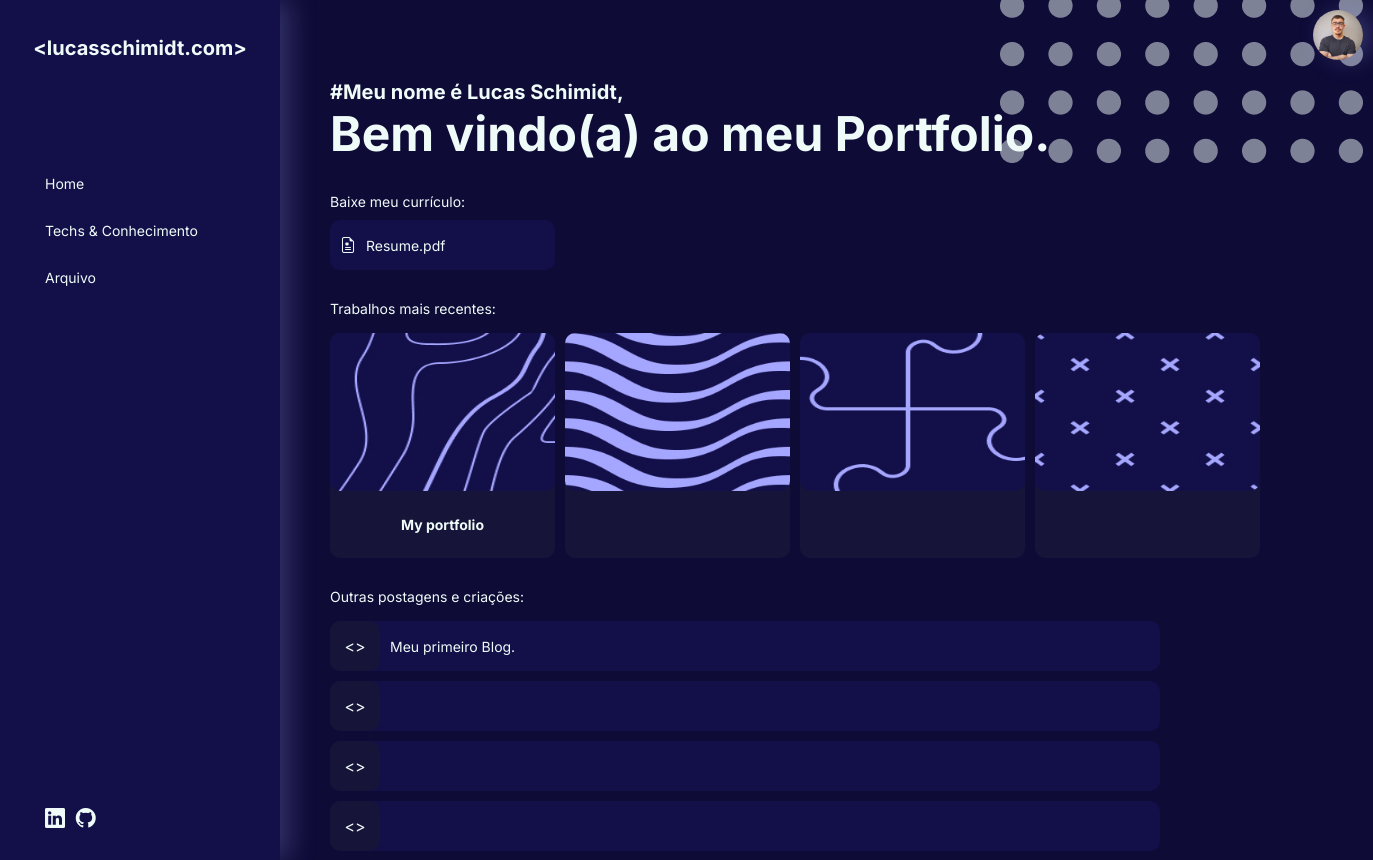
Before: / with the older database file.
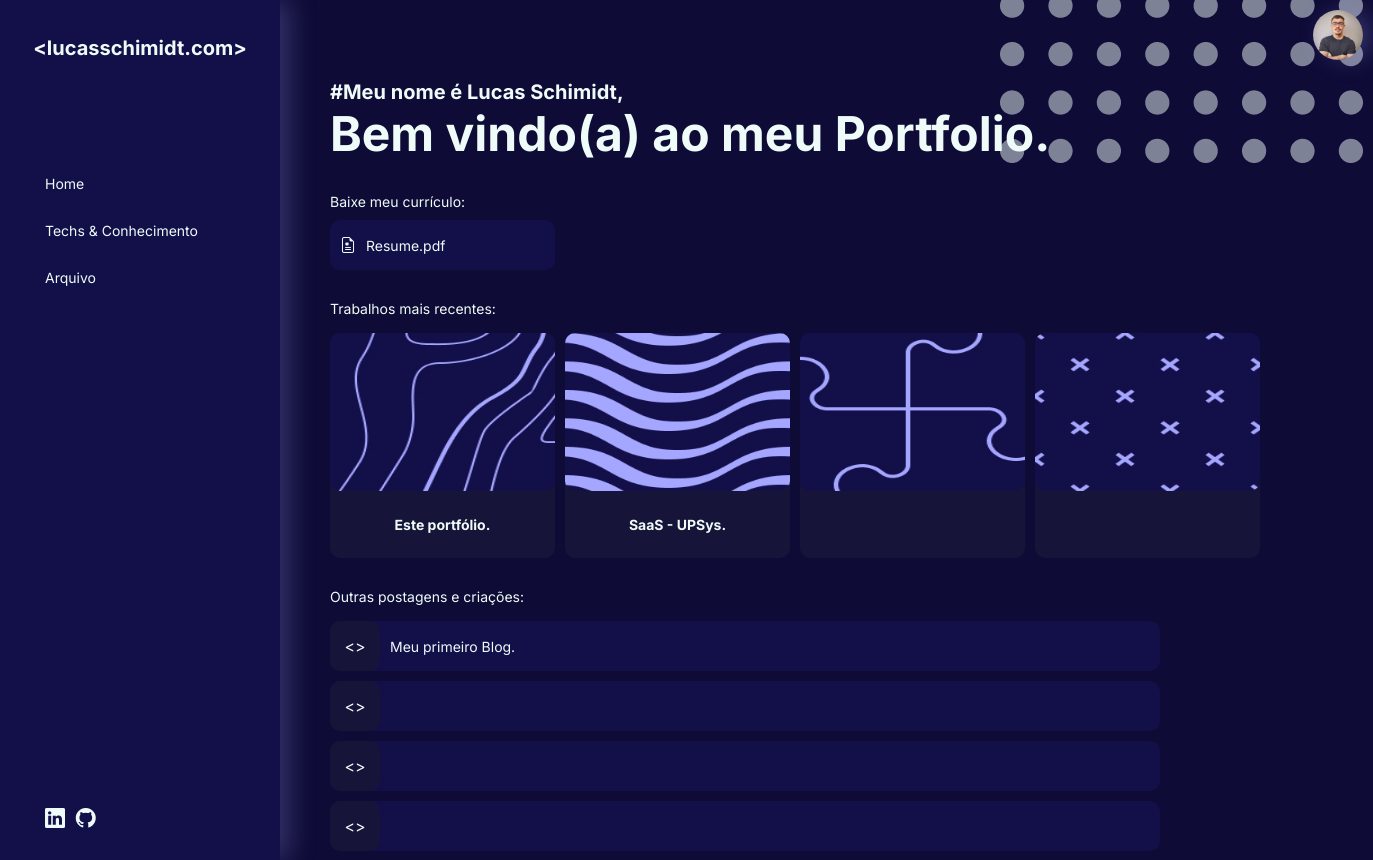
After: the same page with the newer database file.
### app/models.py (models this page shows)
class Item(models.Model):
    title = models.CharField(max_length=100)
    type =  models.IntegerField(choices=TYPES, default=0)
    content = models.TextField()
    created_at = models.DateField(default=timezone.now)

### app/views.py (the view)
# urls.py: path('', views.HomePageView.as_view(), name='home'),
class HomePageView(TemplateView):
	template_name = 'home.html'
	def get_context_data(self, **kwargs):
		context = super().get_context_data(**kwargs)
		context['ultimos_trabalhos'] = models.Item.objects.filter(type=0).order_by('created_at')[:4]
		context['ultimos_blogs'] = models.Item.objects.filter(type=1).order_by('created_at')[:4]
		return context

### app/templates/home.html (shortened to what this page needs)
{% extends "base.html" %}
{% block content %}
    <section class="home">
        <div class="home-title">
            <h2><b>#Meu nome é Lucas Schimidt,</b></h2>
            <h1>Bem vindo(a) ao meu Portfolio.</h1>
        </div>
        <div class="home-resume">
            <p>Baixe meu currículo:</p>
            <a class="box-hover-effect" href="/media/resume/Curriculo_2024.pdf" download><i class="bi bi-file-earmark-medical"></i>Resume.pdf</a>
        </div>
        <div class="home-work">
            <p>Trabalhos mais recentes:</p>
            <ul>
                <li onclick="openPortfolio('archive/{{ultimos_trabalhos.0.pk}}')" class="box-hover-effect">
                    <img src="/media/assets/listras.jpg"></img>
                    <div>
                        <p><b>{{ultimos_trabalhos.0.title}}</b></p>
                </li>
                <li onclick="openPortfolio('archive/{{ultimos_trabalhos.1.pk}}')" class="box-hover-effect">
                    <img src="/media/assets/ondas.jpg"></img>
                    <div>
                        <p><b>{{ultimos_trabalhos.1.title}}</b></p>
                </li>
                <li onclick="openPortfolio('archive/{{ultimos_trabalhos.2.pk}}')" class="box-hover-effect">
                    <img src="/media/assets/quebracabeca.jpg"></img>
                    <div>
                </li>
                <li onclick="openPortfolio('archive/{{ultimos_trabalhos.3.pk}}')" class="box-hover-effect">
                    <img src="/media/assets/xises.jpg"></img>
                    <div>
                </li>
            </ul>
        </div>
        <div class="home-blog">
            <p>Outras postagens e criações:</p>
            <ul>
                <li onclick="openPortfolio('archive/{{ultimos_blogs.0.pk}}')" class="box-hover-effect"><div>&lt&gt</div><p>{{ultimos_blogs.0.title}}</p></li>
                <li class="box-hover-effect"><div>&lt&gt</div><p>{{ultimos_blogs.1.title}}</p></li>
                <li class="box-hover-effect"><div>&lt&gt</div><p>{{ultimos_blogs.2.title}}</p></li>
                <li class="box-hover-effect"><div>&lt&gt</div><p>{{ultimos_blogs.3.title}}</p></li>
            </ul>
        </div>
    </section>
    <section class="background">
        <img id="tech-background" src="/media/assets/Dots.png"></img>
    </section>
{% endblock  %}

Changed rows visible on the page:
changed Item: title "My portfolio" → "Este portfólio."
added Item: title "SaaS - UPSys."
